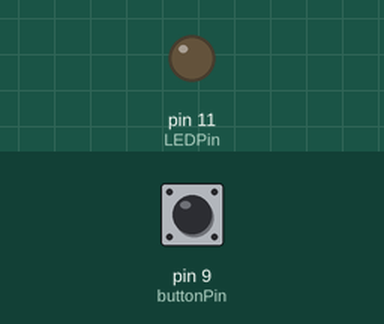
Simulated run of this sketch. Board: Arduino Uno, built with avr-gcc and run on an emulated ATmega328P. Shown: output pins drawn as LEDs (lit = HIGH). Inputs (shaded band) come from the test bench; at power-on: pin 9 (buttonPin) HIGH.

Above: at 1.2 s.
1.3 s: pin 9 (buttonPin) pulled LOW for 0.15 s
At 2.1 s:
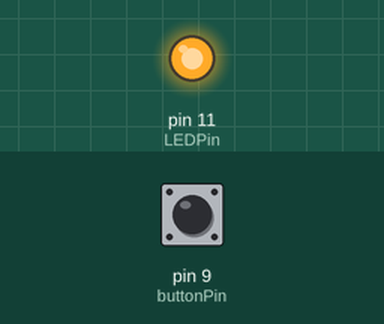
2.9 s: pin 9 (buttonPin) pulled LOW for 1 s
At 3.3 s:
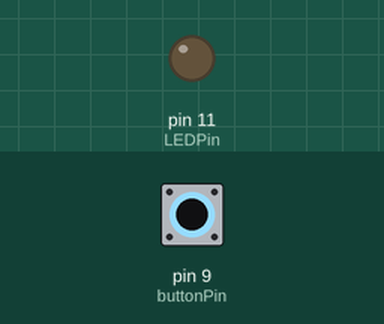
5.4 s: pin 9 (buttonPin) pulled LOW for 3.2 s
At 6.4 s:
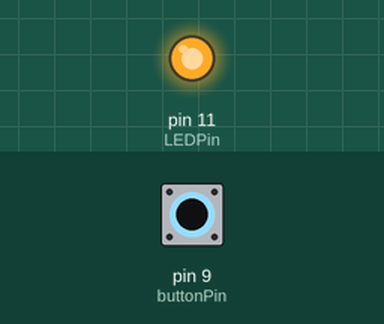
Timing chart, 0 to 8.4 s (numbered marks = the images above; inputs shaded):
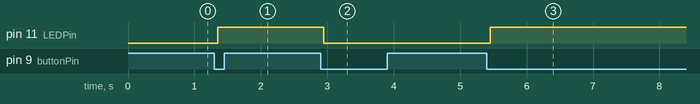

The sketch:

Push_button_toggle.ino
```cpp
// Pins
const int LEDPin = 11, buttonPin = 9;
// LED State
bool LEDState = 0;
// Button States
int lastState = 0, currentState;
// Debounce function to avoid switch bouncing during transitions
int debounce(int);

int debounce(int last) {
  int current = digitalRead(buttonPin);
  if (current != last) {
    current = digitalRead(buttonPin);
    delay(50);
  }
  return current;
}

void setup() {
  Serial.begin(9600);
  pinMode(LEDPin, OUTPUT);
  pinMode(buttonPin, INPUT);
}

void loop() {

  // Read current state from debounce function
  currentState = debounce(lastState);

  // Change state of bulb only during 1-->0 Transition, Pull-Down Resistor Added
  if (lastState==1 && currentState==0) {
    if (LEDState == 0) {
      digitalWrite(LEDPin, HIGH);
      LEDState = !LEDState; // 1
    }
    else {
      digitalWrite(LEDPin, LOW);
      LEDState = !LEDState; // 0
    }
  }

  lastState = currentState;
  //delay(150); Don't need delay here when using seperate debounce function

}
```

Measured:
- after the input at 1.3 s, pin 11 (LEDPin): LOW → HIGH after 0.05 s
- after the input at 2.9 s, pin 11 (LEDPin): HIGH → LOW after 0.05 s
- after the input at 5.4 s, pin 11 (LEDPin): LOW → HIGH after 0.05 s
